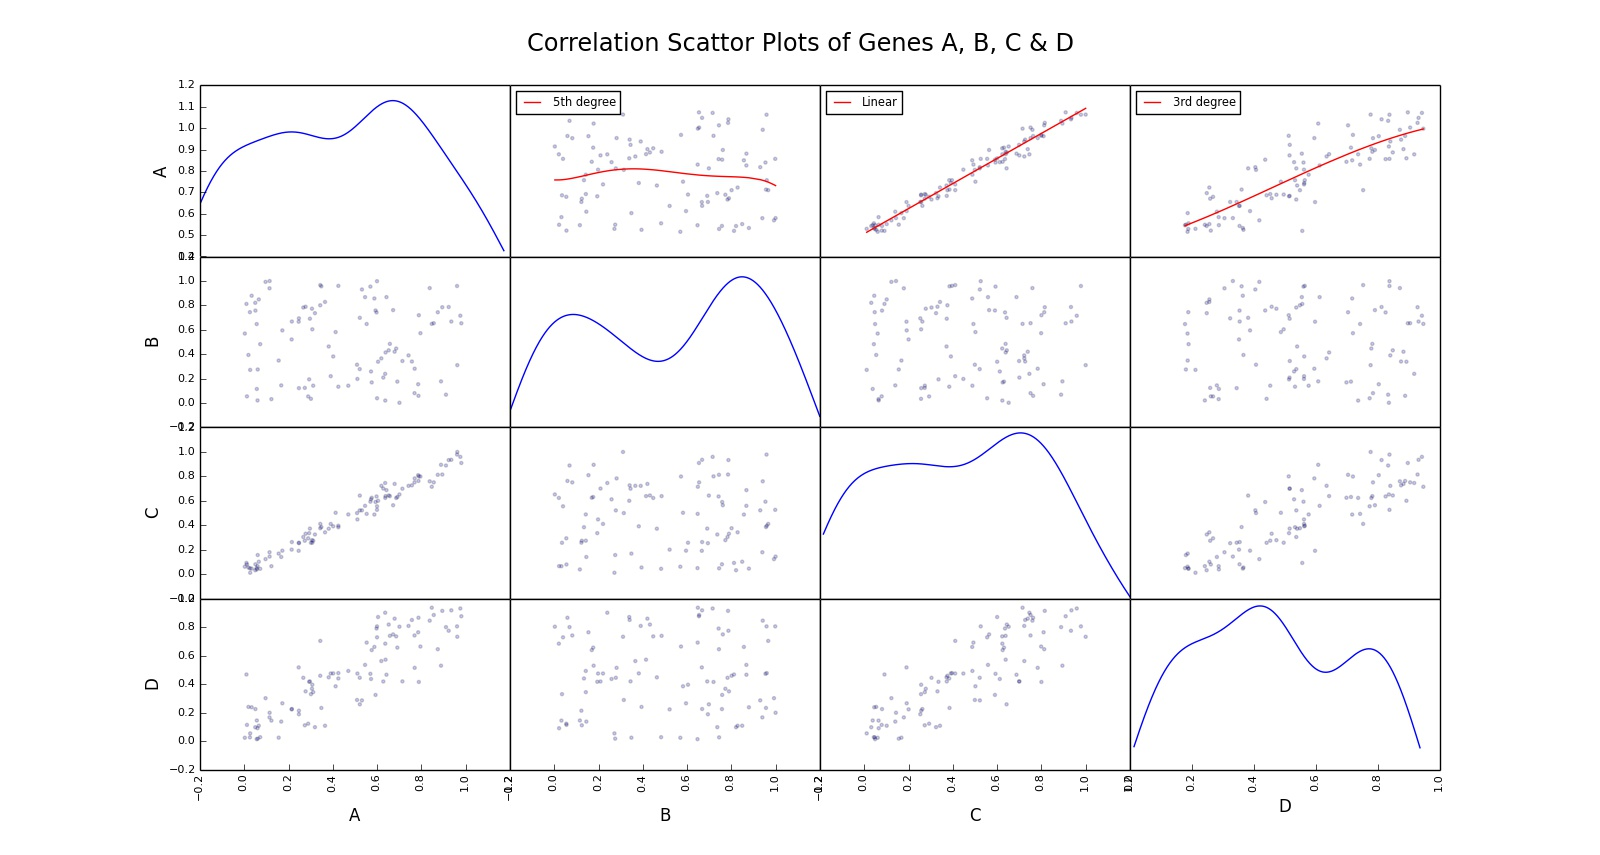

Generate this figure with Python:
# Awais Malik
# Assignment 5
# Problem 4
# Annotations at the end of the code
# Open Scatter Plot in Full Screen Mode

import pandas as pd
from pandas.tools.plotting import scatter_matrix
import numpy
from numpy import polyval, polyfit
import matplotlib.pyplot as plt
from matplotlib import *

# Import the stocks.dat file
gene_file = pd.read_csv('genes.dat')
genes = gene_file[['A','B','C','D']]

ender = scatter_matrix(genes, alpha=0.2, figsize=None, diagonal = 'kde')

# A vs B Correlation (5th degree poly fit)
B_coefficients = polyfit(genes['B'],genes['A'],5)
Bx_sort = sorted(genes['B'])
By_values = polyval(B_coefficients, Bx_sort)
ender[0,1].plot(Bx_sort, By_values, 'r-', label = '5th degree')
ender[0,1].legend(loc='upper left', fontsize='x-small')

# A vs C Correlation (Linear fit)
C_coefficients = polyfit(genes['C'],genes['A'],5)
Cx_sort = sorted(genes['C'])
Cy_values = polyval(C_coefficients, Cx_sort)
ender[0,2].plot(Cx_sort, Cy_values, 'r-', label = 'Linear')
ender[0,2].legend(loc='upper left', fontsize='x-small')

# A vs D Correlation (3rd degree poly fit)
D_coefficients = polyfit(genes['D'],genes['A'],3)
Dx_sort = sorted(genes['D'])
Dy_values = polyval(D_coefficients, Dx_sort)
ender[0,3].plot(Dx_sort, Dy_values, 'r-', label = '3rd degree')
ender[0,3].legend(loc='upper left', fontsize='x-small')

plt.figtext(0.5, 0.94, 'Correlation Scattor Plots of Genes A, B, C & D', fontsize = 'x-large', ha = 'center')

""" Annotations:
Pandas rescues me once again! The scatter_matrix function takes care of
all the mess involved in creating 12 subplots. However, I do not have the option
of putting scatter plots in the diagonals. I can either use kde curves
or histograms. I chose the kde curves. I then used polyval and polyfit
to create the polynomial fits for the three plots. """
